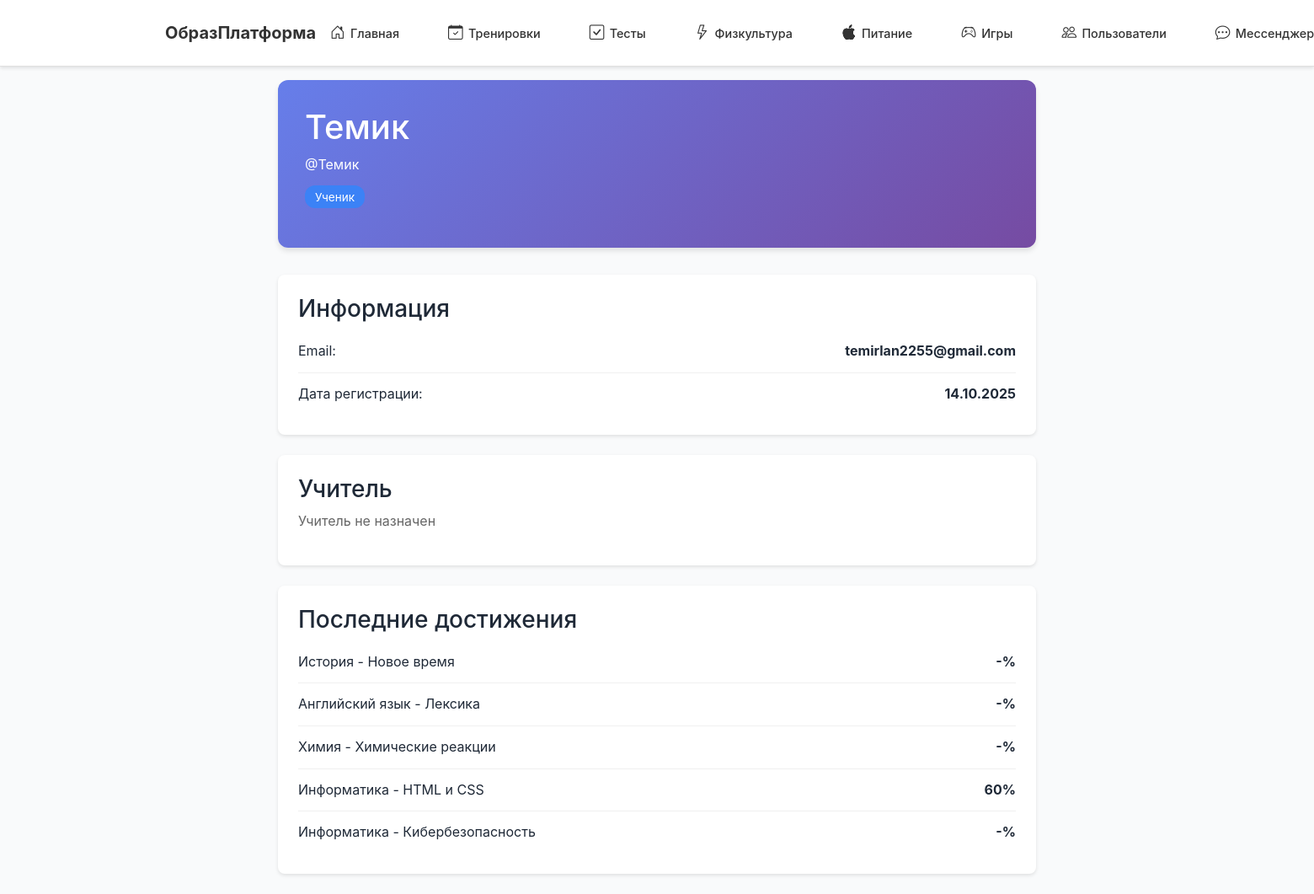
The app's page /users/3 (signed in) with its own data.
### models.py (models this page shows)
class User(UserMixin, db.Model):
    id = db.Column(db.Integer, primary_key=True)
    username = db.Column(db.String(80), unique=True, nullable=False)
    nickname = db.Column(db.String(80), unique=True, nullable=True)  # Уникальный никнейм для поиска
    email = db.Column(db.String(120), unique=True, nullable=False)
    password = db.Column(db.String(200), nullable=False)
    role = db.Column(db.String(20), nullable=False, default='student')  # 'teacher' или 'student'
    mentor_id = db.Column(db.Integer, db.ForeignKey('user.id'))  # Привязка ученика к учителю
    created_at = db.Column(db.DateTime, default=datetime.utcnow)
    mentor = db.relationship(
        'User',
        remote_side=[id],
        backref=db.backref('assigned_students', lazy='dynamic'),
        foreign_keys=[mentor_id],
        post_update=True
    )
    def is_teacher(self):
        return self.role == 'teacher'
    def is_student(self):
        return self.role == 'student'
    test_results = db.relationship('TestResult', backref='user', lazy=True)
    pe_results = db.relationship('PhysicalEducationResult', backref='user', lazy=True)
    homeworks = db.relationship('Homework', backref='user', lazy=True)
    training_programs = db.relationship('TrainingProgram', backref='user', lazy=True)
    nutrition_diaries = db.relationship('NutritionDiary', backref='user', lazy=True)
    sent_messages = db.relationship('Message', foreign_keys='Message.sender_id', backref='sender', lazy=True)
    received_messages = db.relationship('Message', foreign_keys='Message.receiver_id', backref='receiver', lazy=True)

class TestResult(db.Model):
    id = db.Column(db.Integer, primary_key=True)
    user_id = db.Column(db.Integer, db.ForeignKey('user.id'), nullable=False)
    subject = db.Column(db.String(100), nullable=False)
    topic = db.Column(db.String(200), nullable=False)
    test_content = db.Column(db.Text, nullable=False)
    score = db.Column(db.Integer)
    created_at = db.Column(db.DateTime, default=datetime.utcnow)

### app.py (the view)
@app.route('/users/<int:user_id>')
@login_required
def view_user(user_id):
    user = User.query.get_or_404(user_id)
    if user.id == current_user.id:
        return redirect(url_for('profile'))
    is_teacher = user.is_teacher()
    is_student = user.is_student()
    teacher_students = user.assigned_students.order_by(User.created_at.desc()).all() if is_teacher else []
    students_count = len(teacher_students) if is_teacher else 0
    tests = TestResult.query.filter_by(user_id=user.id).order_by(TestResult.created_at.desc()).limit(5).all()
    pe_count = PhysicalEducationResult.query.filter_by(user_id=user.id).count()
    can_join_teacher = current_user.is_student() and is_teacher
    already_joined = current_user.mentor_id == user.id if can_join_teacher else False
    mentor = user.mentor if is_student else None
    return render_template('user_profile.html',
                         profile_user=user,
                         is_teacher=is_teacher,
                         is_student=is_student,
                         tests=tests,
                         pe_count=pe_count,
                         students_count=students_count,
                         teacher_students=teacher_students,
                         can_join_teacher=can_join_teacher,
                         already_joined=already_joined,
                         mentor=mentor)

### app.py (called while the page is built)
@login_manager.user_loader
def load_user(user_id):
    return User.query.get(int(user_id))

### templates/user_profile.html (shortened to what this page needs)
{% extends "base.html" %}
{% block content %}
<div class="profile-container">
    <div class="profile-header">
        <h1 style="margin: 0;">{{ profile_user.nickname or profile_user.username }}</h1>
        <p style="margin: 0.5rem 0 0;">@{{ profile_user.nickname or profile_user.username }}</p>
        <p style="margin-top: 0.75rem;">
            <span class="badge-role {{ 'badge-teacher' if is_teacher else 'badge-student' }}">
                {{ 'Учитель' if is_teacher else 'Ученик' }}
            </span>
        </p>
    </div>
    <div class="info-card">
        <h3>Информация</h3>
        <div class="info-item"><span>Email:</span><strong>{{ profile_user.email }}</strong></div>
        <div class="info-item"><span>Дата регистрации:</span><strong>{{ profile_user.created_at.strftime('%d.%m.%Y') }}</strong></div>
    </div>
    {% if is_teacher %}
    <div class="info-card">
        <h3>Ученики ({{ students_count }})</h3>
        {% if teacher_students %}
            <ul class="list-group">
                {% for student in teacher_students[:5] %}
                <li class="list-group-item d-flex justify-content-between align-items-center">
                    {{ student.nickname or student.username }}
                    <a href="{{ url_for('view_user', user_id=student.id) }}" class="btn btn-sm btn-outline-primary">Профиль</a>
                </li>
                {% endfor %}
            </ul>
            {% if teacher_students|length > 5 %}
                <small class="text-muted d-block mt-2">И ещё {{ teacher_students|length - 5 }} учеников...</small>
            {% endif %}
        {% else %}
            <p style="color: #666;">Пока нет учеников</p>
        {% endif %}
    </div>
    {% else %}
    <div class="info-card">
        <h3>Учитель</h3>
        {% if mentor %}
            <div class="info-item"><span>Имя:</span><strong>{{ mentor.nickname or mentor.username }}</strong></div>
            <a href="{{ url_for('view_user', user_id=mentor.id) }}" class="btn btn-outline-primary mt-3">Профиль учителя</a>
        {% else %}
            <p style="color: #666;">Учитель не назначен</p>
        {% endif %}
    </div>
    {% endif %}
    <div class="info-card">
        <h3>Последние достижения</h3>
        {% if tests %}
            {% for test in tests %}
            <div class="info-item">
                <span>{{ test.subject }} - {{ test.topic }}</span>
                <strong>{{ test.score if test.score else '-' }}%</strong>
            </div>
            {% endfor %}
        {% else %}
            <p style="color: #999;">Нет результатов</p>
        {% endif %}
    </div>
</div>
{% endblock %}

### static/css/style.css (style rules this page uses)
:root { --primary: #4361ee; --primary-dark: #3730a3; --success: #10b981; --danger: #ef4444; --text: #1f2937; --text-light: #6b7280; --bg: #f9fafb; --white: #ffffff; --border: #e5e7eb; }
* { margin: 0; padding: 0; box-sizing: border-box; }
body { font-family: -apple-system, BlinkMacSystemFont, 'Segoe UI', sans-serif; background: var(--bg); color: var(--text); line-height: 1.6; }

### templates/user_profile.html (style rules this page uses)
.profile-container { max-width: 900px; margin: 0 auto; }
.profile-header { background: linear-gradient(135deg, #667eea 0%, #764ba2 100%); color: white; padding: 2rem; border-radius: 12px; margin-bottom: 2rem; box-shadow: 0 4px 6px rgba(0,0,0,0.1); }
.badge-role { padding: 0.35rem 0.75rem; border-radius: 12px; font-size: 0.85rem; }
.badge-student { background: #3b82f6; color: white; }
.info-card { background: white; padding: 1.5rem; border-radius: 8px; box-shadow: 0 2px 4px rgba(0,0,0,0.1); margin-bottom: 1.5rem; }
.info-item { display: flex; justify-content: space-between; padding: 0.75rem 0; border-bottom: 1px solid #f0f0f0; }
.info-item:last-child { border-bottom: none; }

### records on screen
User: nickname "Темик", email "temirlan2255@gmail.com", created_at "14.10.2025"
TestResult: subject "История", topic "Новое время", score "-"
TestResult: subject "Английский язык", topic "Лексика", score "-"
TestResult: subject "Химия", topic "Химические реакции", score "-"
TestResult: subject "Информатика", topic "HTML и CSS", score "60"
TestResult: subject "Информатика", topic "Кибербезопасность", score "-"

### other values on screen
{{ 'Учитель' if is_teacher else 'Ученик' }} "Ученик"
